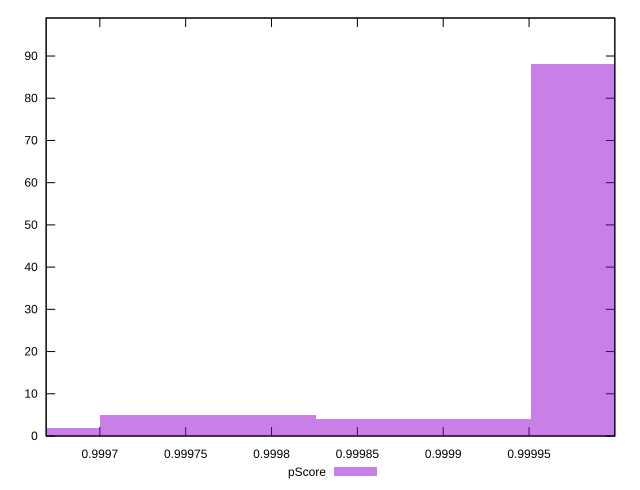

Write gnuplot code to recreate this figure.
reset

$pScore <<EOF
1.000014042786461 88
0.9998884917453076 4
0.9996373896630009 2
0.9997629407041543 5
EOF

set key outside below
set boxwidth 0.00012555104115335354
set xrange [0.9996687264701117:0.9999999641342965]
set yrange [0:99]
set trange [0:99]
set style fill transparent solid 0.5 noborder
set terminal svg size 640, 490 enhanced background rgb 'white'
set output "reports/report_00030_2021-02-24T20-42-31.540Z/max-potential-fid/samples/card/pScore/histogram.svg"

plot $pScore title "pScore" with boxes

reset
